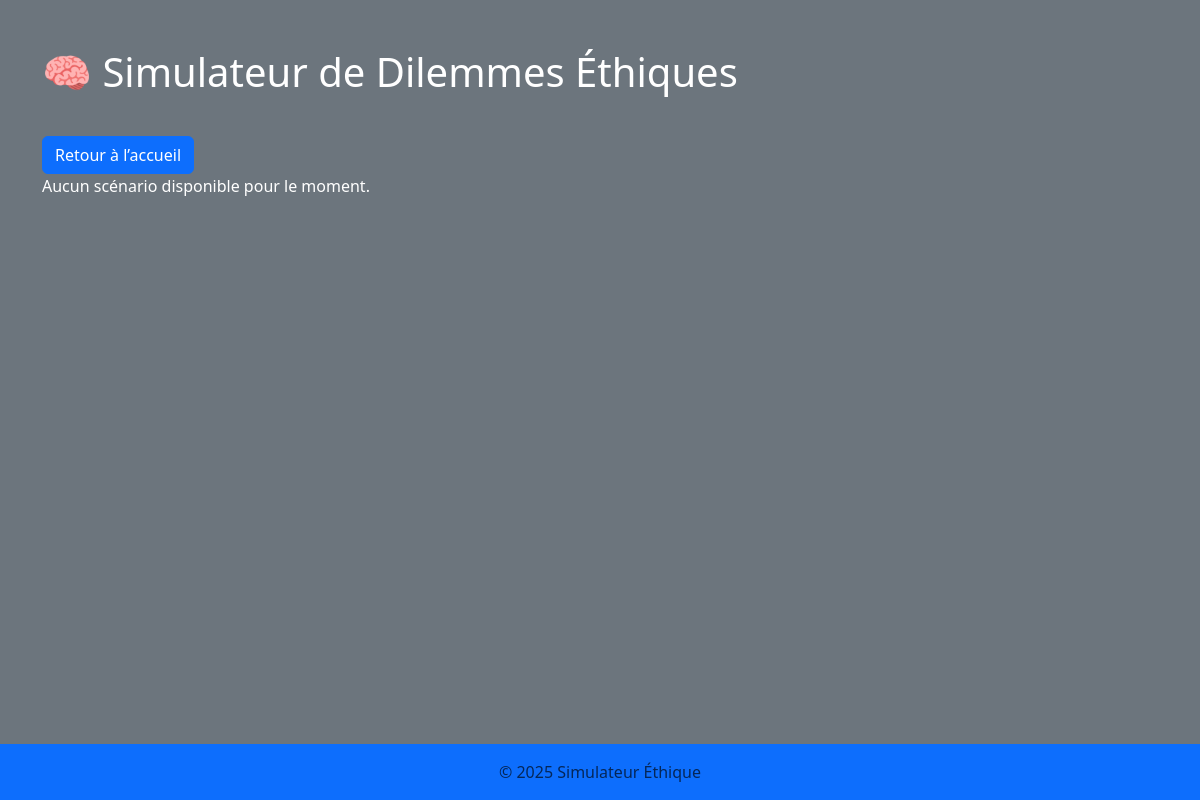
/scenarios/, run on an earlier commit of the app's database.
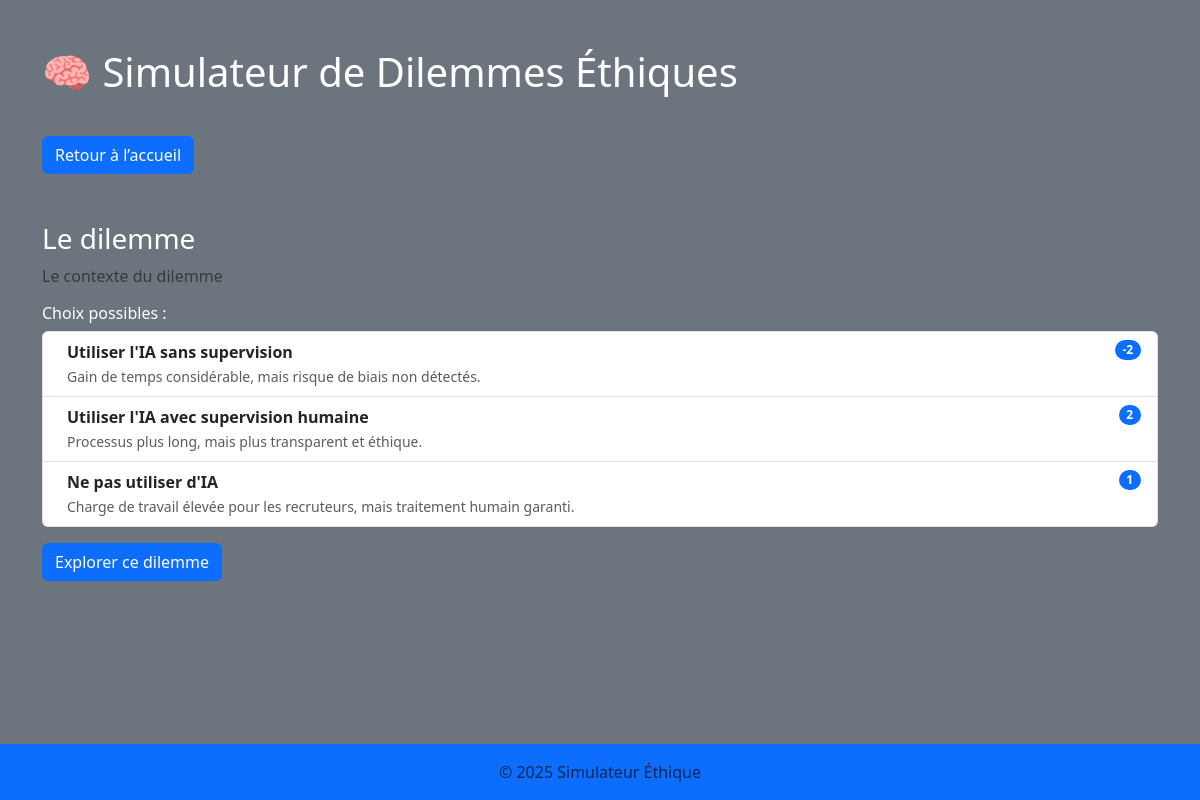
And on a later commit of the database.
### scenarios/models.py (models this page shows, shortened)
class Scenario(models.Model):
    title = models.CharField(max_length=255)
    description = models.TextField()
    choices = models.JSONField()
    consequences = models.JSONField()
    ethical_scores = models.JSONField()
    selected_choice = models.CharField(max_length=255, blank=True, null=True)

### scenarios/views.py (the view)
# urls.py: path('scenarios/', views.scenario_list, name='scenario_list'),
def scenario_list(request):
    scenarios = Scenario.objects.all()
    return render(request, 'scenarios/scenario_list.html', {'scenarios': scenarios})

### scenarios/templatetags/custom_filters.py (called while the page is built)
@register.filter
def get_item(dictionary, key):
    return dictionary.get(key)

### scenarios/templates/scenarios/scenario_list.html (shortened to what this page needs)
{% load custom_filters %}
<!DOCTYPE html>
<html lang="fr">
  <head>
    <link
      href="https://cdn.jsdelivr.net/npm/bootstrap@5.3.3/dist/css/bootstrap.min.css"
      rel="stylesheet"
    />
  </head>
  <body class="bg-secondary text-white">
    <div class="container py-5">
      <h1 class="mb-4">🧠 Simulateur de Dilemmes Éthiques</h1>
            <a href="{% url 'home' %}" class="btn btn-primary mt-3"
        >Retour à l’accueil</a
      >
      {% for scenario in scenarios %}
      <h3 class="mt-5">{{ scenario.title }}</h3>
      <p class="text-muted">{{ scenario.description }}</p>
      <h6>Choix possibles :</h6>
      <ul class="list-group mb-3">
        {% for choice in scenario.choices %}
        <li
          class="list-group-item d-flex justify-content-between align-items-start"
        >
          <div class="ms-2 me-auto">
            <div class="fw-bold">{{ choice }}</div>
            {% if scenario.consequences %}
            <small class="text-muted"
              >{{ scenario.consequences|get_item:choice }}</small
            >
            {% endif %}
          </div>
          {% if scenario.ethical_scores %}
          <span class="badge bg-primary rounded-pill">
            {{ scenario.ethical_scores|get_item:choice }}
          </span>
          {% endif %}
        </li>
        {% endfor %}
      </ul>
<a href="{% url 'scenario_detail' scenario.id %}" class="btn btn-primary">Explorer ce dilemme</a>
      {% empty %}
      <p>Aucun scénario disponible pour le moment.</p>
      {% endfor %}
    </div>
  </body>
  <nav class="navbar fixed-bottom bg-primary text-white">
    <div class="container text-center">
      <span class="navbar-text w-100">© 2025 Simulateur Éthique</span>
    </div>
  </nav>
</html>

What changed in the data, as far as the page shows it:
added Scenario: title "Le dilemme", description "Le contexte du dilemme", choices "Utiliser l'IA sans supervision" "Utiliser l'IA avec supervision humaine" "Ne pas utiliser d'IA", consequences|get_item "Gain de temps considérable, mais risque de biais non détectés." "Processus plus long, mais plus transparent et éthique." "Charge de travail élevée pour les recruteurs, mais traitement humain garanti.", ethical_scores|get_item "-2" "2" "1"
Also different on the page:
text no longer shown: "Aucun scénario disponible pour le moment."
